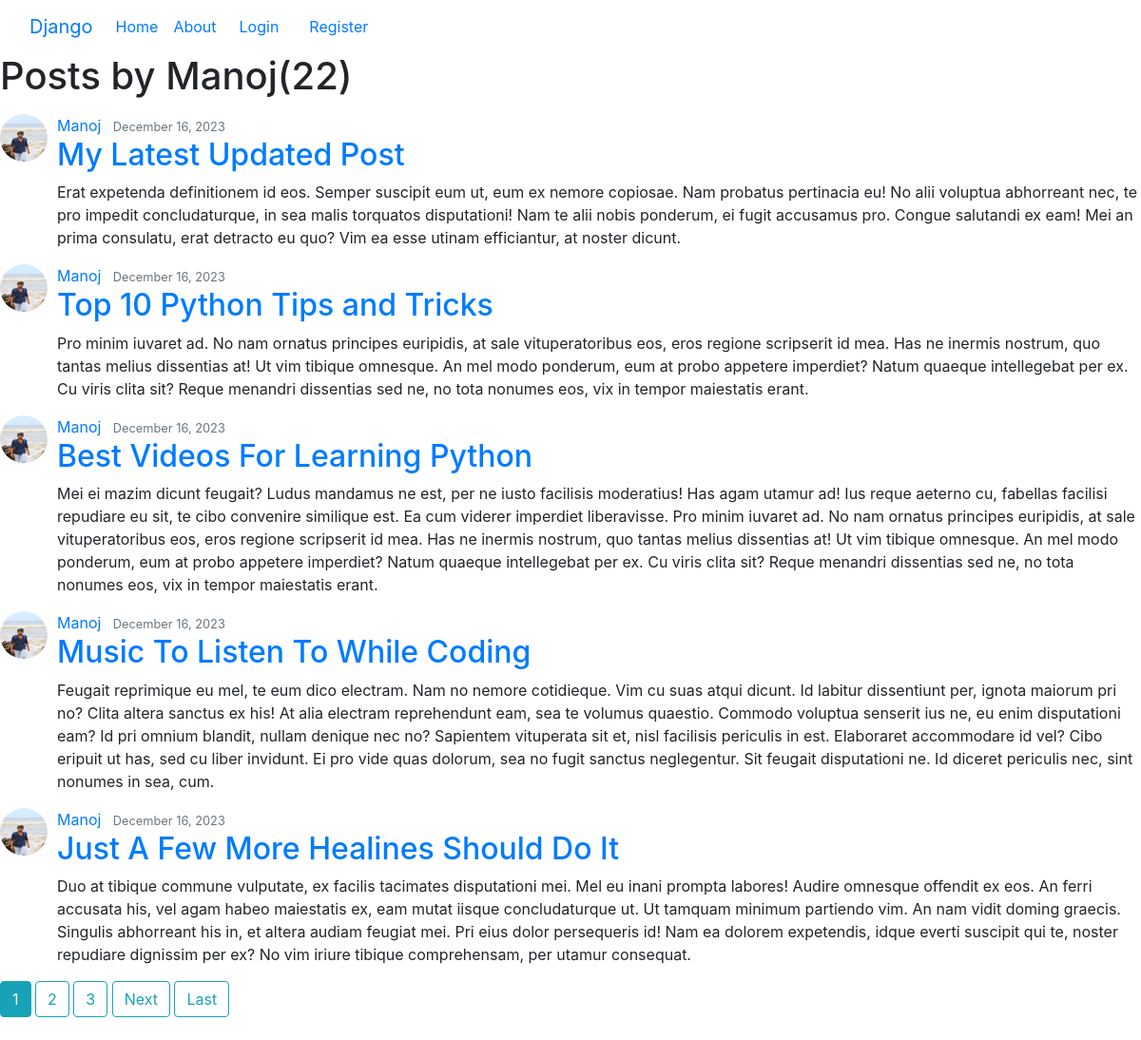
/user/Manoj, run on the app's committed database.
### blog/models.py (models this page shows, shortened)
class Post(models.Model):
    title = models.CharField(max_length=100)
    content = models.TextField()
    date_posted = models.DateTimeField(default=timezone.now)
    author = models.ForeignKey(User, on_delete=models.CASCADE)

### users/models.py (models this page shows, shortened)
class Profile(models.Model):
    user = models.OneToOneField(User, on_delete=models.CASCADE)
    image = models.ImageField(default='default.png',upload_to='profile_pics')

### blog/views.py (the view)
# urls.py: path('user/<username>', UserPostListView.as_view(),name="user-posts"),
class UserPostListView(ListView):
    model = Post
    template_name = 'blog/user_posts.html'
    context_object_name = 'posts'
    ordering = ['-date_posted']
    paginate_by = 5
    def get_queryset(self):
       user = get_object_or_404(User,username=self.kwargs.get('username'))
       return Post.objects.filter(author=user).order_by('-date_posted')

### blog/templates/blog/user_posts.html (shortened to what this page needs)
{% extends "blog/base.html" %}
{% block content%}
<h1 class="mb-3">Posts by {{ view.kwargs.username}}({{ page_obj.paginator.count }})</h1>
{% for post in posts %}
        <article class="media content-section">
          <img class="rounded-circle article-img" style="margin-right:10px;height:50px;width:50px;border-radius:50%" src="{{ post.author.profile.image.url }}">
          <div class="media-body">
            <div class="article-metadata">
              <a class="mr-2" href="{% url 'user-posts' post.author.username %}">{{ post.author }}</a>
              <small class="text-muted">{{ post.date_posted|date:"F d, Y" }}</small>
            </div>
            <h2><a class="article-title" href="{% url 'post-detail' post.id %}">{{ post.title }}</a></h2>
            <p class="article-content">{{ post.content }}</p>
          </div>
        </article>
    {% endfor %}
    {% if is_paginated %}
      {% for num in page_obj.paginator.page_range %}
        {% if page_obj.number == num %}
          <a class="btn btn-info mb-4" href="?page={{ num }}">{{ num }}</a>
        {% elif num > page_obj.number|add:'-3' and num < page_obj.number|add:'3' %}
          <a class="btn btn-outline-info mb-4" href="?page={{ num }}">{{ num }}</a>
        {% endif %}
      {% endfor %}
      {% if page_obj.has_next %}
        <a class="btn btn-outline-info mb-4" href="?page={{ page_obj.next_page_number }}">Next</a>
        <a class="btn btn-outline-info mb-4" href="?page={{ page_obj.paginator.num_pages }}">Last</a>
      {% endif %}
    {% endif %}
{% endblock content%}

### data on the page
Post: author.profile.image (picture), author "Manoj", date_posted "December 16, 2023", title "My Latest Updated Post", content "Erat expetenda definitionem id eos. Semper suscipit eum ut, eum ex nemore copiosae. Nam probatus pertinacia eu! No alii voluptua abhorreant nec, te pro impedit concludaturque, in sea malis torquatos disputationi! Nam te alii nobis ponderum, ei fugit accusamus pro. Congue salutandi ex eam! Mei an prima consulatu, erat detracto eu quo? Vim ea esse utinam efficiantur, at noster dicunt."
Post: author.profile.image (picture), author "Manoj", date_posted "December 16, 2023", title "Top 10 Python Tips and Tricks", content "Pro minim iuvaret ad. No nam ornatus principes euripidis, at sale vituperatoribus eos, eros regione scripserit id mea. Has ne inermis nostrum, quo tantas melius dissentias at! Ut vim tibique omnesque. An mel modo ponderum, eum at probo appetere imperdiet? Natum quaeque intellegebat per ex. Cu viris clita sit? Reque menandri dissentias sed ne, no tota nonumes eos, vix in tempor maiestatis erant."
Post: author.profile.image (picture), author "Manoj", date_posted "December 16, 2023", title "Best Videos For Learning Python", content "Mei ei mazim dicunt feugait? Ludus mandamus ne est, per ne iusto facilisis moderatius! Has agam utamur ad! Ius reque aeterno cu, fabellas facilisi repudiare eu sit, te cibo convenire similique est. Ea cum viderer imperdiet liberavisse. Pro minim iuvaret ad. No nam ornatus principes euripidis, at sale vituperatoribus eos, eros regione scripserit id mea. Has ne inermis nostrum, quo tantas melius dissentias at! Ut vim tibique omnesque. An mel modo ponderum, eum at probo appetere imperdiet? Natum quaeque intellegebat per ex. Cu viris clita sit? Reque menandri dissentias sed ne, no tota nonumes eos, vix in tempor maiestatis erant."
Post: author.profile.image (picture), author "Manoj", date_posted "December 16, 2023", title "Music To Listen To While Coding", content "Feugait reprimique eu mel, te eum dico electram. Nam no nemore cotidieque. Vim cu suas atqui dicunt. Id labitur dissentiunt per, ignota maiorum pri no? Clita altera sanctus ex his! At alia electram reprehendunt eam, sea te volumus quaestio. Commodo voluptua senserit ius ne, eu enim disputationi eam? Id pri omnium blandit, nullam denique nec no? Sapientem vituperata sit et, nisl facilisis periculis in est. Elaboraret accommodare id vel? Cibo eripuit ut has, sed cu liber invidunt. Ei pro vide quas dolorum, sea no fugit sanctus neglegentur. Sit feugait disputationi ne. Id diceret periculis nec, sint nonumes in sea, cum."
Post: author.profile.image (picture), author "Manoj", date_posted "December 16, 2023", title "Just A Few More Healines Should Do It", content "Duo at tibique commune vulputate, ex facilis tacimates disputationi mei. Mel eu inani prompta labores! Audire omnesque offendit ex eos. An ferri accusata his, vel agam habeo maiestatis ex, eam mutat iisque concludaturque ut. Ut tamquam minimum partiendo vim. An nam vidit doming graecis. Singulis abhorreant his in, et altera audiam feugiat mei. Pri eius dolor persequeris id! Nam ea dolorem expetendis, idque everti suscipit qui te, noster repudiare dignissim per ex? No vim iriure tibique comprehensam, per utamur consequat."

### other printed values
{{ view.kwargs.username }} "Manoj"
{{ page_obj.paginator.count }} "22"
{{ num }} "1"
{{ num }} "2" "3"
